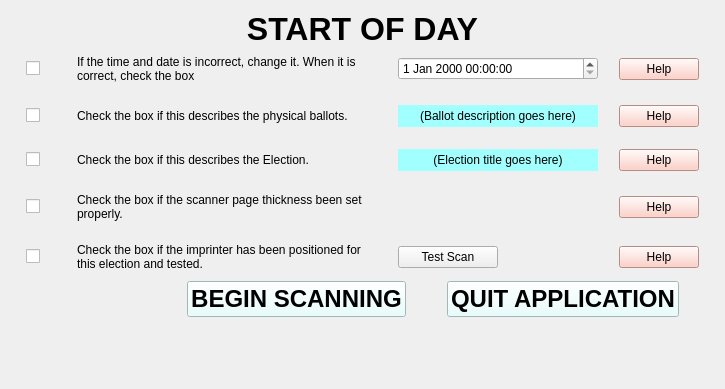
<?xml version="1.0" encoding="UTF-8"?>
<ui version="4.0">
 <class>Form</class>
 <widget class="QWidget" name="Form">
  <property name="geometry">
   <rect>
    <x>0</x>
    <y>0</y>
    <width>725</width>
    <height>389</height>
   </rect>
  </property>
  <property name="windowTitle">
   <string>Form</string>
  </property>
  <layout class="QVBoxLayout" name="verticalLayout_2">
   <item>
    <widget class="QLabel" name="titleLBL">
     <property name="font">
      <font>
       <pointsize>24</pointsize>
       <weight>75</weight>
       <bold>true</bold>
      </font>
     </property>
     <property name="text">
      <string>START OF DAY</string>
     </property>
     <property name="alignment">
      <set>Qt::AlignCenter</set>
     </property>
    </widget>
   </item>
   <item>
    <layout class="QHBoxLayout" name="horizontalLayout">
     <item>
      <layout class="QVBoxLayout" name="verticalLayout">
       <item>
        <layout class="QGridLayout" name="gridLayout_2">
         <property name="sizeConstraint">
          <enum>QLayout::SetDefaultConstraint</enum>
         </property>
         <property name="horizontalSpacing">
          <number>-1</number>
         </property>
         <property name="verticalSpacing">
          <number>20</number>
         </property>
         <item row="4" column="0">
          <widget class="QCheckBox" name="imprinterCB">
           <property name="sizePolicy">
            <sizepolicy hsizetype="Fixed" vsizetype="Fixed">
             <horstretch>0</horstretch>
             <verstretch>0</verstretch>
            </sizepolicy>
           </property>
           <property name="minimumSize">
            <size>
             <width>30</width>
             <height>0</height>
            </size>
           </property>
           <property name="focusPolicy">
            <enum>Qt::NoFocus</enum>
           </property>
           <property name="autoFillBackground">
            <bool>false</bool>
           </property>
           <property name="text">
            <string/>
           </property>
           <property name="checked">
            <bool>false</bool>
           </property>
          </widget>
         </item>
         <item row="1" column="1">
          <widget class="QLabel" name="ballot_params_instLBL">
           <property name="sizePolicy">
            <sizepolicy hsizetype="Fixed" vsizetype="Fixed">
             <horstretch>0</horstretch>
             <verstretch>0</verstretch>
            </sizepolicy>
           </property>
           <property name="minimumSize">
            <size>
             <width>100</width>
             <height>0</height>
            </size>
           </property>
           <property name="maximumSize">
            <size>
             <width>300</width>
             <height>16777215</height>
            </size>
           </property>
           <property name="text">
            <string>Check the box if this describes the physical ballots.</string>
           </property>
           <property name="wordWrap">
            <bool>true</bool>
           </property>
          </widget>
         </item>
         <item row="0" column="1">
          <widget class="QLabel" name="datetime_instLBL">
           <property name="sizePolicy">
            <sizepolicy hsizetype="Fixed" vsizetype="Preferred">
             <horstretch>0</horstretch>
             <verstretch>0</verstretch>
            </sizepolicy>
           </property>
           <property name="minimumSize">
            <size>
             <width>100</width>
             <height>0</height>
            </size>
           </property>
           <property name="maximumSize">
            <size>
             <width>300</width>
             <height>16777215</height>
            </size>
           </property>
           <property name="text">
            <string>If the time and date is incorrect, change it. When it is correct, check the box</string>
           </property>
           <property name="wordWrap">
            <bool>true</bool>
           </property>
          </widget>
         </item>
         <item row="0" column="3">
          <widget class="QPushButton" name="datetime_helpPB">
           <property name="sizePolicy">
            <sizepolicy hsizetype="Fixed" vsizetype="Fixed">
             <horstretch>0</horstretch>
             <verstretch>0</verstretch>
            </sizepolicy>
           </property>
           <property name="minimumSize">
            <size>
             <width>50</width>
             <height>0</height>
            </size>
           </property>
           <property name="styleSheet">
            <string notr="true">background-color: rgb(254, 196, 184);</string>
           </property>
           <property name="text">
            <string>Help</string>
           </property>
          </widget>
         </item>
         <item row="3" column="1">
          <widget class="QLabel" name="thicknessLBL">
           <property name="sizePolicy">
            <sizepolicy hsizetype="Fixed" vsizetype="Preferred">
             <horstretch>0</horstretch>
             <verstretch>0</verstretch>
            </sizepolicy>
           </property>
           <property name="minimumSize">
            <size>
             <width>100</width>
             <height>0</height>
            </size>
           </property>
           <property name="maximumSize">
            <size>
             <width>300</width>
             <height>16777215</height>
            </size>
           </property>
           <property name="text">
            <string>Check the box if the scanner page thickness been set properly.</string>
           </property>
           <property name="wordWrap">
            <bool>true</bool>
           </property>
          </widget>
         </item>
         <item row="1" column="0">
          <widget class="QCheckBox" name="ballot_paramsCB">
           <property name="sizePolicy">
            <sizepolicy hsizetype="Fixed" vsizetype="Fixed">
             <horstretch>0</horstretch>
             <verstretch>0</verstretch>
            </sizepolicy>
           </property>
           <property name="minimumSize">
            <size>
             <width>30</width>
             <height>0</height>
            </size>
           </property>
           <property name="focusPolicy">
            <enum>Qt::NoFocus</enum>
           </property>
           <property name="text">
            <string/>
           </property>
          </widget>
         </item>
         <item row="0" column="0">
          <widget class="QCheckBox" name="datetimeCB">
           <property name="sizePolicy">
            <sizepolicy hsizetype="Fixed" vsizetype="Fixed">
             <horstretch>0</horstretch>
             <verstretch>0</verstretch>
            </sizepolicy>
           </property>
           <property name="minimumSize">
            <size>
             <width>30</width>
             <height>0</height>
            </size>
           </property>
           <property name="focusPolicy">
            <enum>Qt::NoFocus</enum>
           </property>
           <property name="text">
            <string/>
           </property>
          </widget>
         </item>
         <item row="0" column="2">
          <widget class="QDateTimeEdit" name="date_timeEdit">
           <property name="calendarPopup">
            <bool>false</bool>
           </property>
          </widget>
         </item>
         <item row="4" column="3">
          <widget class="QPushButton" name="imprinter_helpPB">
           <property name="sizePolicy">
            <sizepolicy hsizetype="Fixed" vsizetype="Fixed">
             <horstretch>0</horstretch>
             <verstretch>0</verstretch>
            </sizepolicy>
           </property>
           <property name="minimumSize">
            <size>
             <width>50</width>
             <height>0</height>
            </size>
           </property>
           <property name="styleSheet">
            <string notr="true">background-color: rgb(254, 196, 184);</string>
           </property>
           <property name="text">
            <string>Help</string>
           </property>
          </widget>
         </item>
         <item row="2" column="0">
          <widget class="QCheckBox" name="electionTitleCB">
           <property name="sizePolicy">
            <sizepolicy hsizetype="Fixed" vsizetype="Fixed">
             <horstretch>0</horstretch>
             <verstretch>0</verstretch>
            </sizepolicy>
           </property>
           <property name="minimumSize">
            <size>
             <width>30</width>
             <height>0</height>
            </size>
           </property>
           <property name="focusPolicy">
            <enum>Qt::NoFocus</enum>
           </property>
           <property name="text">
            <string/>
           </property>
          </widget>
         </item>
         <item row="2" column="1">
          <widget class="QLabel" name="electionTitle_instLBL">
           <property name="sizePolicy">
            <sizepolicy hsizetype="Fixed" vsizetype="Preferred">
             <horstretch>0</horstretch>
             <verstretch>0</verstretch>
            </sizepolicy>
           </property>
           <property name="minimumSize">
            <size>
             <width>100</width>
             <height>0</height>
            </size>
           </property>
           <property name="maximumSize">
            <size>
             <width>300</width>
             <height>16777215</height>
            </size>
           </property>
           <property name="text">
            <string>Check the box if this describes the Election.</string>
           </property>
           <property name="wordWrap">
            <bool>true</bool>
           </property>
          </widget>
         </item>
         <item row="3" column="3">
          <widget class="QPushButton" name="thickness_helpPB">
           <property name="sizePolicy">
            <sizepolicy hsizetype="Fixed" vsizetype="Fixed">
             <horstretch>0</horstretch>
             <verstretch>0</verstretch>
            </sizepolicy>
           </property>
           <property name="minimumSize">
            <size>
             <width>50</width>
             <height>0</height>
            </size>
           </property>
           <property name="styleSheet">
            <string notr="true">background-color: rgb(254, 196, 184);</string>
           </property>
           <property name="text">
            <string>Help</string>
           </property>
          </widget>
         </item>
         <item row="3" column="0">
          <widget class="QCheckBox" name="thicknessCB">
           <property name="sizePolicy">
            <sizepolicy hsizetype="Fixed" vsizetype="Fixed">
             <horstretch>0</horstretch>
             <verstretch>0</verstretch>
            </sizepolicy>
           </property>
           <property name="minimumSize">
            <size>
             <width>30</width>
             <height>0</height>
            </size>
           </property>
           <property name="focusPolicy">
            <enum>Qt::NoFocus</enum>
           </property>
           <property name="text">
            <string/>
           </property>
          </widget>
         </item>
         <item row="1" column="2">
          <widget class="QLabel" name="ballot_paramstLBL">
           <property name="minimumSize">
            <size>
             <width>200</width>
             <height>0</height>
            </size>
           </property>
           <property name="maximumSize">
            <size>
             <width>200</width>
             <height>16777215</height>
            </size>
           </property>
           <property name="styleSheet">
            <string notr="true">background-color: rgb(161, 255, 254);</string>
           </property>
           <property name="text">
            <string>(Ballot description goes here)</string>
           </property>
           <property name="alignment">
            <set>Qt::AlignCenter</set>
           </property>
           <property name="wordWrap">
            <bool>true</bool>
           </property>
          </widget>
         </item>
         <item row="2" column="2">
          <widget class="QLabel" name="electionTitleLBL">
           <property name="minimumSize">
            <size>
             <width>200</width>
             <height>0</height>
            </size>
           </property>
           <property name="maximumSize">
            <size>
             <width>200</width>
             <height>16777215</height>
            </size>
           </property>
           <property name="styleSheet">
            <string notr="true">background-color: rgb(161, 255, 254);</string>
           </property>
           <property name="text">
            <string>(Election title goes here)</string>
           </property>
           <property name="alignment">
            <set>Qt::AlignCenter</set>
           </property>
           <property name="wordWrap">
            <bool>true</bool>
           </property>
          </widget>
         </item>
         <item row="1" column="3">
          <widget class="QPushButton" name="ballot_params_helpPB">
           <property name="sizePolicy">
            <sizepolicy hsizetype="Fixed" vsizetype="Fixed">
             <horstretch>0</horstretch>
             <verstretch>0</verstretch>
            </sizepolicy>
           </property>
           <property name="minimumSize">
            <size>
             <width>50</width>
             <height>0</height>
            </size>
           </property>
           <property name="styleSheet">
            <string notr="true">background-color: rgb(254, 196, 184);</string>
           </property>
           <property name="text">
            <string>Help</string>
           </property>
          </widget>
         </item>
         <item row="4" column="2">
          <widget class="QPushButton" name="test_scanPB">
           <property name="maximumSize">
            <size>
             <width>100</width>
             <height>16777215</height>
            </size>
           </property>
           <property name="toolTip">
            <string>Press this button to scan and imprint a single sheet.
This will not be saved and won't change the image numbers.</string>
           </property>
           <property name="toolTipDuration">
            <number>5000</number>
           </property>
           <property name="statusTip">
            <string/>
           </property>
           <property name="whatsThis">
            <string/>
           </property>
           <property name="text">
            <string>Test Scan</string>
           </property>
          </widget>
         </item>
         <item row="2" column="3">
          <widget class="QPushButton" name="electionTitle_helpPB">
           <property name="sizePolicy">
            <sizepolicy hsizetype="Fixed" vsizetype="Fixed">
             <horstretch>0</horstretch>
             <verstretch>0</verstretch>
            </sizepolicy>
           </property>
           <property name="minimumSize">
            <size>
             <width>50</width>
             <height>0</height>
            </size>
           </property>
           <property name="styleSheet">
            <string notr="true">background-color: rgb(254, 196, 184);</string>
           </property>
           <property name="text">
            <string>Help</string>
           </property>
          </widget>
         </item>
         <item row="4" column="1">
          <widget class="QLabel" name="imprinterLBL">
           <property name="sizePolicy">
            <sizepolicy hsizetype="Fixed" vsizetype="Preferred">
             <horstretch>0</horstretch>
             <verstretch>0</verstretch>
            </sizepolicy>
           </property>
           <property name="minimumSize">
            <size>
             <width>100</width>
             <height>0</height>
            </size>
           </property>
           <property name="maximumSize">
            <size>
             <width>300</width>
             <height>16777215</height>
            </size>
           </property>
           <property name="styleSheet">
            <string notr="true">QTableView
{
    color: {rgb(255, 0, 254)};
    border: 1px solid {rgb(31, 0, 255)};
    background: {rgb(255, 255, 255)};
}
</string>
           </property>
           <property name="text">
            <string>Check the box if the imprinter has been positioned for this election and tested.</string>
           </property>
           <property name="wordWrap">
            <bool>true</bool>
           </property>
          </widget>
         </item>
        </layout>
       </item>
       <item>
        <spacer name="verticalSpacer_2">
         <property name="orientation">
          <enum>Qt::Vertical</enum>
         </property>
         <property name="sizeHint" stdset="0">
          <size>
           <width>20</width>
           <height>14</height>
          </size>
         </property>
        </spacer>
       </item>
       <item>
        <layout class="QHBoxLayout" name="horizontalLayout_2">
         <item>
          <spacer name="horizontalSpacer_2">
           <property name="orientation">
            <enum>Qt::Horizontal</enum>
           </property>
           <property name="sizeHint" stdset="0">
            <size>
             <width>40</width>
             <height>20</height>
            </size>
           </property>
          </spacer>
         </item>
         <item>
          <spacer name="horizontalSpacer_7">
           <property name="orientation">
            <enum>Qt::Horizontal</enum>
           </property>
           <property name="sizeHint" stdset="0">
            <size>
             <width>40</width>
             <height>20</height>
            </size>
           </property>
          </spacer>
         </item>
         <item>
          <spacer name="horizontalSpacer_5">
           <property name="orientation">
            <enum>Qt::Horizontal</enum>
           </property>
           <property name="sizeHint" stdset="0">
            <size>
             <width>40</width>
             <height>20</height>
            </size>
           </property>
          </spacer>
         </item>
         <item>
          <spacer name="horizontalSpacer_4">
           <property name="orientation">
            <enum>Qt::Horizontal</enum>
           </property>
           <property name="sizeHint" stdset="0">
            <size>
             <width>40</width>
             <height>20</height>
            </size>
           </property>
          </spacer>
         </item>
         <item>
          <spacer name="horizontalSpacer_6">
           <property name="orientation">
            <enum>Qt::Horizontal</enum>
           </property>
           <property name="sizeHint" stdset="0">
            <size>
             <width>40</width>
             <height>20</height>
            </size>
           </property>
          </spacer>
         </item>
         <item>
          <widget class="QPushButton" name="begin_scanningPB">
           <property name="font">
            <font>
             <pointsize>18</pointsize>
             <weight>75</weight>
             <bold>true</bold>
            </font>
           </property>
           <property name="styleSheet">
            <string notr="true">background-color: rgb(226, 255, 255);;</string>
           </property>
           <property name="text">
            <string>BEGIN SCANNING</string>
           </property>
          </widget>
         </item>
         <item>
          <spacer name="horizontalSpacer">
           <property name="orientation">
            <enum>Qt::Horizontal</enum>
           </property>
           <property name="sizeHint" stdset="0">
            <size>
             <width>40</width>
             <height>20</height>
            </size>
           </property>
          </spacer>
         </item>
         <item>
          <widget class="QPushButton" name="quit_appPBn">
           <property name="font">
            <font>
             <pointsize>18</pointsize>
             <weight>75</weight>
             <bold>true</bold>
            </font>
           </property>
           <property name="styleSheet">
            <string notr="true">background-color: rgb(226, 255, 255);;</string>
           </property>
           <property name="text">
            <string>QUIT APPLICATION</string>
           </property>
          </widget>
         </item>
         <item>
          <spacer name="horizontalSpacer_3">
           <property name="orientation">
            <enum>Qt::Horizontal</enum>
           </property>
           <property name="sizeHint" stdset="0">
            <size>
             <width>40</width>
             <height>20</height>
            </size>
           </property>
          </spacer>
         </item>
        </layout>
       </item>
      </layout>
     </item>
    </layout>
   </item>
   <item>
    <spacer name="verticalSpacer">
     <property name="orientation">
      <enum>Qt::Vertical</enum>
     </property>
     <property name="sizeHint" stdset="0">
      <size>
       <width>20</width>
       <height>9</height>
      </size>
     </property>
    </spacer>
   </item>
  </layout>
 </widget>
 <resources/>
 <connections/>
</ui>
